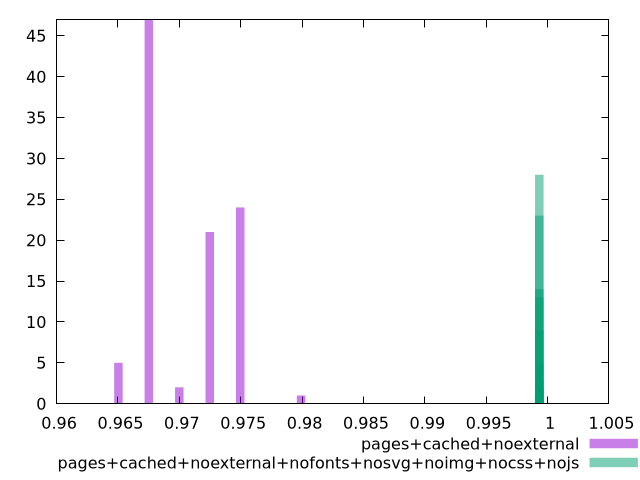

gnuplot code for this plot:
$_pagesCachedNoexternal <<EOF
0.9675156744277607 47
0.9724772932709799 21
0.9699964838493703 2
0.9749581026925895 24
0.965034865006151 5
0.9799197215358089 1
EOF
$_pagesCachedNoexternalNofontsNosvgNoimgNocssNojs <<EOF
0.9993329455761983 13
0.9993210306804398 2
0.9993312434482329 28
0.9993261370643363 5
0.9993295413202673 23
0.9993278391923018 14
0.9993244349363708 3
0.9993346477041638 9
0.9993363498321294 2
0.9993142221685777 1
EOF
set key outside below
set terminal pngcairo
set output "report_00005_2020-11-02T22-26-11.212Z/speed-index/speed-index_pages+cached+noexternal_pages+cached+noexternal+nofonts+nosvg+noimg+nocss+nojs+hist.png"
set boxwidth 0.0006860296965195678
set style fill transparent solid 0.5 noborder
set yrange [0:47]
plot $_pagesCachedNoexternal title "pages+cached+noexternal" with boxes ,$_pagesCachedNoexternalNofontsNosvgNoimgNocssNojs title "pages+cached+noexternal+nofonts+nosvg+noimg+nocss+nojs" with boxes ,
